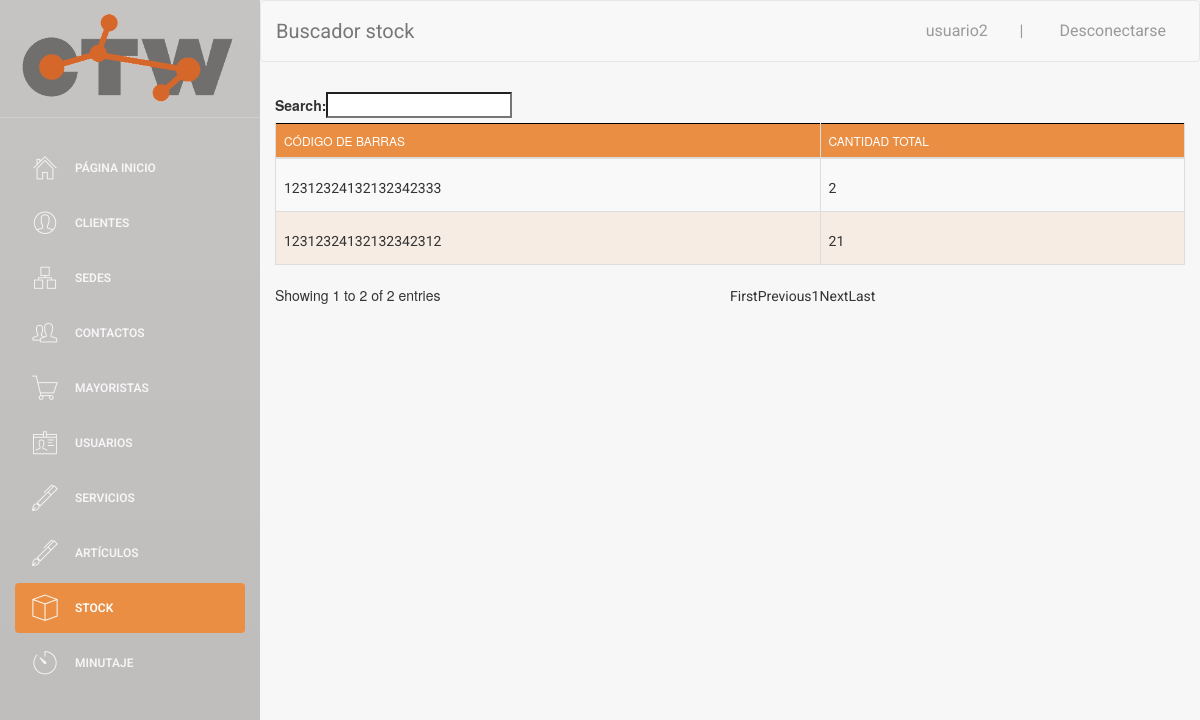
/buscador/buscador_stock.php (signed in), run on an earlier commit of the app's database.
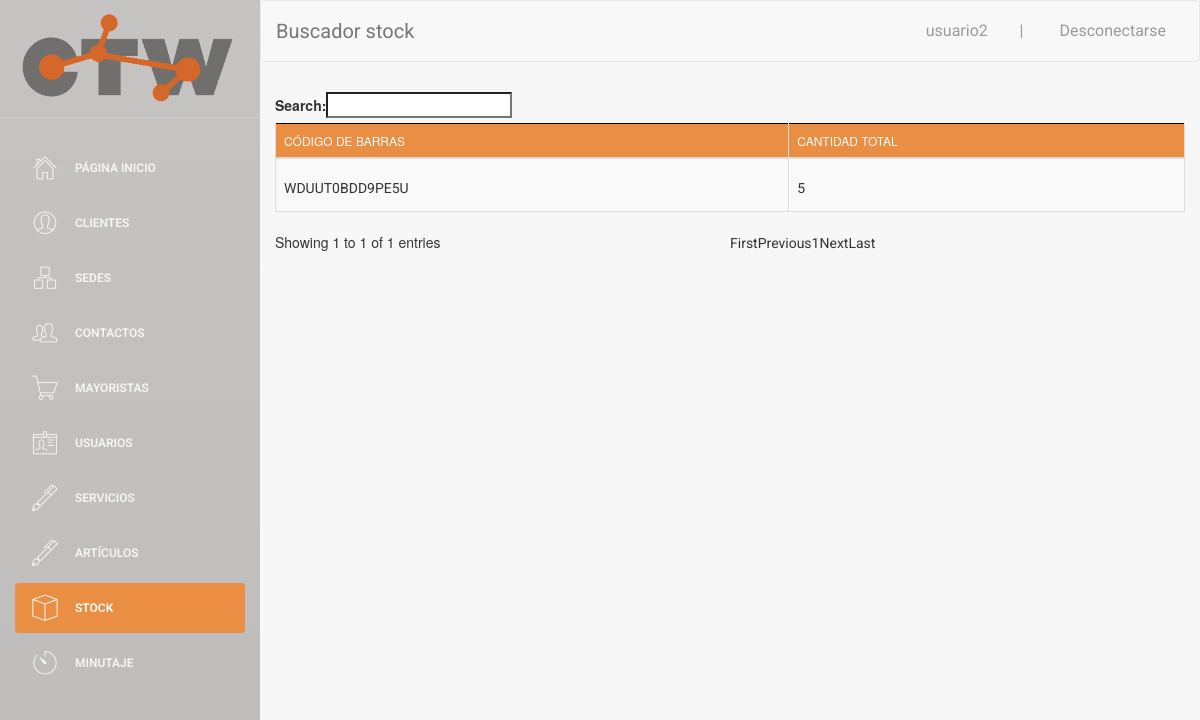
And on a later commit of the database.
### tables this page shows
CREATE TABLE `STOCK` (
  `CODIGO_DE_BARRAS` varchar(30) NOT NULL,
  `cantidad_total` int(5) NOT NULL
);

### web/assets/php/selects.php (called while the page is built, shortened)
<?php
function select_all_stock(){
    $conn = connect();
    $sql = "SELECT *
    FROM STOCK";
    $data = $conn->query($sql);
    return $data;
  }
?>

### web/buscador/buscador_stock.php (the view, shortened to what this page needs)
<!doctype html>
<?php
include('../assets/php/selects.php');
include('../assets/php/functions.php');
if ($_SESSION["login_done"] == true){
?>
<html lang="en">
<head>
</head>
<body>
<div class="wrapper">
    <div class="sidebar">
        <div class="sidebar-wrapper">
        </div>
    </div>
    <div class="main-panel">
        <nav class="navbar navbar-default navbar-fixed">
            <div class="container-fluid">
                <div class="navbar-header">
                    <a class="navbar-brand">Buscador stock</a>
                </div>
                <div class="collapse navbar-collapse">
                </div>
            </div>
        </nav>
        <div class="content">
            <div class="container-fluid">
                <div class="row">
                    <div>
                        <div>
                            <table id="buscador_stock" class="table table-striped table-bordered">
                                <thead>
                                <tr>
                                    <th>Código de barras</th>
                                    <th>Cantidad total</th>
                                </tr>
                                </thead>
                                <tbody>
                                <?php
                                $data = select_all_stock();
                                if ($data->num_rows > 0) {
                                    while ($row = $data->fetch_assoc()) {
                                        $pk = $row['CODIGO_DE_BARRAS'];
                                        ?>
                                        <tr>
                                            <td><label style="margin-top: 11px;"><a href="#" class="CODIGO_DE_BARRAS"
                                                                                    data-pk=<?php echo "\"$pk\""; ?>><?php echo $row['CODIGO_DE_BARRAS'] ?> </a></label>
                                            </td>
                                            <td><label style="margin-top: 11px;"><a href="#" class="cantidad_total"
                                                                                    data-pk=<?php echo "\"$pk\""; ?>><?php echo $row['cantidad_total'] ?> </a></label>
                                            </td>
                                        </tr>
                                        <?php
                                    }
                                } else {
                                    echo "0 results";
                                }
                                ?>
                                </tbody>
                            </table>
                        </div>
                    </div>
                </div>
            </div>
        </div>
    </div>
</div>
</body>
</html>
<?php
} else {
    echo "false";
    header("location:../index.php");
}
?>

What changed in the data, as far as the page shows it:
removed stock: CODIGO_DE_BARRAS "12312324132132342312", cantidad_total "21"
removed stock: CODIGO_DE_BARRAS "12312324132132342333", cantidad_total "2"
added stock: CODIGO_DE_BARRAS "WDUUT0BDD9PE5U", cantidad_total "5"
Also different on the page:
text written by a page script: "Search: Showing 1 to 2 of 2 entries First Previous 1 Next Last" → "Search: Showing 1 to 1 of 1 entries First Previous 1 Next Last"
